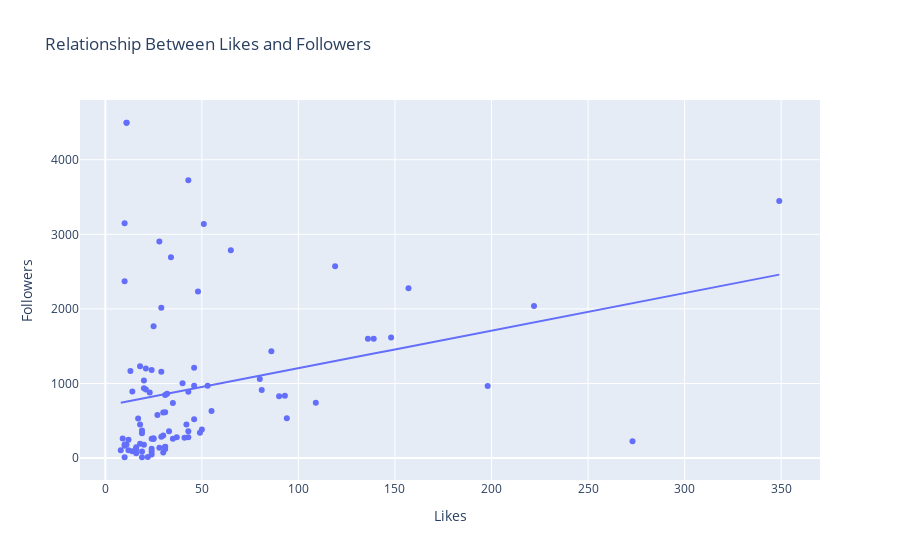

Notebook code for this chart:
### Code cell
## Plotting Scatter-plot for showing Relationship Between Likes and Followers

figure = px.scatter(data_frame = data, x="Likes",
                    y="Followers", trendline="ols",
                    title = "Relationship Between Likes and Followers")
figure.show()

### Figure 1 — Plotly figure (JSON) as saved in the notebook; plotly's stock layout.template omitted (floating-point values rounded to 4 significant figures)
{"data": [{"hovertemplate": "Likes=%{x}<br>Followers=%{y}<extra></extra>", "legendgroup": "", "marker": {"color": "#636efa", "symbol": "circle"}, "mode": "markers", "name": "", "orientation": "v", "showlegend": false, "type": "scatter", "x": [139, 23, 25, 49, 30, 18, 35, 86, 22, 18, 31, 48, 80, 94, 28, 53, 29, 46, 30, 34, 198, 19, 20, 11, 10, 46, 25, 148, 43, 37, 90, 19, 14, 30, 273, 13, 93, 24, 18, 136, 24, 8, 41, 81, 16, 31, 24, 51, 43, 20, 25, 157, 24, 65, 349, 17, 10, 21, 11, 16, 10, 27, 16, 19, 29, 31, 19, 40, 21, 50, 10, 35, 119, 11, 55, 12, 28, 43, 31, 14, 33, 43, 9, 29, 32, 46, 12, 20, 24, 31, 42, 10, 222, 109], "xaxis": "x", "y": [1600, 880, 255, 340, 304, 1231, 259, 1433, 13, 450, 149, 2232, 1061, 533, 2904, 971, 285, 520, 75, 2691, 966, 334, 1041, 4496, 166, 1211, 265, 1618, 279, 279, 828, 12, 894, 610, 226, 1168, 835, 124, 193, 1600, 258, 105, 273, 914, 118, 122, 1180, 3139, 3725, 935, 1766, 2277, 87, 2785, 3448, 530, 3147, 918, 4496, 145, 11, 577, 66, 89, 2014, 151, 371, 1003, 1200, 383, 2372, 740, 2573, 181, 631, 246, 140, 888, 845, 91, 361, 361, 262, 1158, 863, 971, 106, 179, 49, 614, 450, 182, 2039, 741], "yaxis": "y"}, {"hovertemplate": "<b>OLS trendline</b><br>Followers = 5.0385 * Likes + 701.369<br>R<sup>2</sup>=0.077307<br><br>Likes=%{x}<br>Followers=%{y} <b>(trend)</b><extra></extra>", "legendgroup": "", "marker": {"color": "#636efa", "symbol": "circle"}, "mode": "lines", "name": "", "showlegend": false, "type": "scatter", "x": [8, 9, 10, 10, 10, 10, 10, 11, 11, 11, 12, 12, 13, 14, 14, 16, 16, 16, 17, 18, 18, 18, 19, 19, 19, 19, 20, 20, 20, 21, 21, 22, 23, 24, 24, 24, 24, 24, 25, 25, 25, 27, 28, 28, 29, 29, 29, 30, 30, 30, 31, 31, 31, 31, 31, 32, 33, 34, 35, 35, 37, 40, 41, 42, 43, 43, 43, 43, 46, 46, 46, 48, 49, 50, 51, 53, 55, 65, 80, 81, 86, 90, 93, 94, 109, 119, 136, 139, 148, 157, 198, 222, 273, 349], "xaxis": "x", "y": [741.7, 746.7, 751.8, 751.8, 751.8, 751.8, 751.8, 756.8, 756.8, 756.8, 761.8, 761.8, 766.9, 771.9, 771.9, 782.0, 782.0, 782.0, 787.0, 792.1, 792.1, 792.1, 797.1, 797.1, 797.1, 797.1, 802.1, 802.1, 802.1, 807.2, 807.2, 812.2, 817.3, 822.3, 822.3, 822.3, 822.3, 822.3, 827.3, 827.3, 827.3, 837.4, 842.4, 842.4, 847.5, 847.5, 847.5, 852.5, 852.5, 852.5, 857.6, 857.6, 857.6, 857.6, 857.6, 862.6, 867.6, 872.7, 877.7, 877.7, 887.8, 902.9, 907.9, 913.0, 918.0, 918.0, 918.0, 918.0, 933.1, 933.1, 933.1, 943.2, 948.3, 953.3, 958.3, 968.4, 978.5, 1029.0, 1104.0, 1109.0, 1135.0, 1155.0, 1170.0, 1175.0, 1251.0, 1301.0, 1387.0, 1402.0, 1447.0, 1492.0, 1699.0, 1820.0, 2077.0, 2460.0], "yaxis": "y"}], "layout": {"legend": {"tracegroupgap": 0}, "title": {"text": "Relationship Between Likes and Followers"}, "xaxis": {"anchor": "y", "domain": [0, 1], "title": {"text": "Likes"}}, "yaxis": {"anchor": "x", "domain": [0, 1], "title": {"text": "Followers"}}}}
